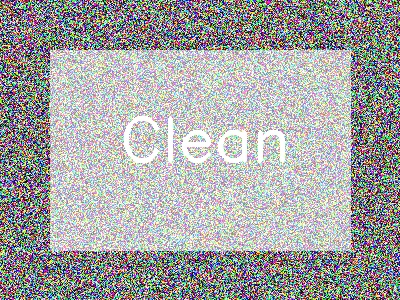
#> input picture assets/sample-images/noisy/noisy-gaussian.jpg, 400 x 300 px
$ jupyter execute --allow-errors 05-filtering.ipynb   (older library calls are emulated)
#> lines starting #> are read from the running program, lines starting #| are printed output that depends on the picture
### src/utils/io_helpers.py
#                    _ooOoo_
#                   o8888888o
#                   88" . "88
#                   (| -_- |)
#                   O\  =  /O
#                ____/`---'\____
#              .'  \|     |//  `.
#             /  \|||  :  |||//             /  _||||| -:- |||||-             |   | \\  -  /// |   |
#            | \_|  ''\---/''  |   |
#            \  .-\__  `-`  ___/-. /
#          ___`. .'  /--.--\  `. . __
#       ."" '<  `.___\_<|>_/___.'  >'"".
#      | | :  `- \`.;`\ _ /`;.`/ - ` : | |
#      \  \ `-.   \_ __\ /__ _/   .-` /  /
# ======`-.____`-.___\_____/___.-`____.-'======
#                    `=---='
# ^^^^^^^^^^^^^^^^^^^^^^^^^^^^^^^^^^^^^^^^^^^^^
#             佛祖保佑       永无BUG

"""
OpenCV中文路径辅助工具

解决OpenCV的cv2.imread()和cv2.imwrite()不支持中文路径的问题
"""

import cv2
import numpy as np
import os


def imread_chinese(path, flags=-1):
    """
    读取包含中文路径的图片

    参数:
        path: 图片路径（支持中文）
        flags: 读取标志，默认为-1（保持原格式）
               cv2.IMREAD_COLOR (-1): 彩色图（默认）
               cv2.IMREAD_GRAYSCALE (0): 灰度图
               cv2.IMREAD_UNCHANGED (1): 包含alpha通道

    返回:
        img: 图片数组，如果读取失败返回None
    """
#> called with flags = -1
    if not os.path.exists(path):
        return None
    img = cv2.imdecode(np.fromfile(path, dtype=np.uint8), flags)
#> img is the input picture: shape (300, 400, 3); mean B, G, R 163.8, 164, 163.8
    return img


# [18 lines left out: function imwrite_chinese, not called in this run]


def get_image_path(relative_path, attempts=['../assets/', '../../assets/', 'assets/']):
    """
    智能获取图片路径（尝试多个可能的相对路径）

    参数:
        relative_path: 相对路径，如 'sample-images/basic/landscape.jpg'
        attempts: 尝试的路径前缀列表

    返回:
        str: 找到的完整路径，如果都找不到返回None
    """
    for prefix in attempts:
        full_path = os.path.join(prefix, relative_path)
        if os.path.exists(full_path):
            return full_path
    return None


# [21 lines left out: function load_image_or_exit, not called in this run]

### src/notebooks/05-filtering.ipynb
# OpenCV示例：图像滤波与增强

[cell 1]
import cv2
import numpy as np
import sys
import os

# 添加utils目录到路径（兼容中文路径和Jupyter）
if "__file__" in globals():
    utils_path = os.path.join(os.path.dirname(__file__), "..", "utils")
else:
    utils_path = os.path.abspath(os.path.join("..", "utils"))
if os.path.exists(utils_path):
    sys.path.append(utils_path)
    from io_helpers import imread_chinese, get_image_path

print("图像滤波与边缘检测")

# 读取含噪图片（使用中文路径兼容函数）
img_path = get_image_path('sample-images/noisy/noisy-gaussian.jpg')
if img_path:
    img = imread_chinese(img_path)

if img is None or img_path is None:
    print("警告：无法读取含噪图片，生成测试图片...")
    # 生成测试图片
    clean = np.zeros((300, 400, 3), dtype=np.uint8)
    cv2.rectangle(clean, (50, 50), (350, 250), (128, 128, 128), -1)
    cv2.putText(clean, 'Test Image', (100, 160),
               cv2.FONT_HERSHEY_SIMPLEX, 2, (255, 255, 255), 3)
    # 添加噪声
    noise = np.random.normal(0, 30, clean.shape).astype(np.uint8)
    img = cv2.add(clean, noise)

[cell 2]
print("\n1. 图像平滑（去噪）")

# 均值滤波
blur_mean = cv2.blur(img, (5, 5))
print("  [OK] 均值滤波 (5x5)")

# 高斯滤波
blur_gaussian = cv2.GaussianBlur(img, (5, 5), 0)
print("  [OK] 高斯滤波 (5x5)")

# 中值滤波
blur_median = cv2.medianBlur(img, 5)
print("  [OK] 中值滤波 (5x5)")

# 双边滤波（美颜效果）
blur_bilateral = cv2.bilateralFilter(img, 15, 80, 80)
print("  [OK] 双边滤波")

[cell 3]
print("\n2. 对比显示滤波效果")

# 创建对比图
row1 = np.hstack([img,
                  blur_mean,
                  blur_gaussian])
row2 = np.hstack([blur_median,
                  blur_bilateral])

#> (the rest of this cell did not finish here and is left out)

[cell 4]
print("\n3. 图像锐化")

# 读取模糊图片（或使用原图）
blur_img = cv2.GaussianBlur(img, (15, 15), 0)

# 定义锐化核
kernel_sharpen = np.array([
    [-1, -1, -1],
    [-1,  9, -1],
    [-1, -1, -1]
])

# 应用锐化
sharpened = cv2.filter2D(blur_img, -1, kernel_sharpen)
print("  [OK] 锐化处理")

# 拉普拉斯锐化
laplacian = cv2.Laplacian(blur_img, cv2.CV_64F)
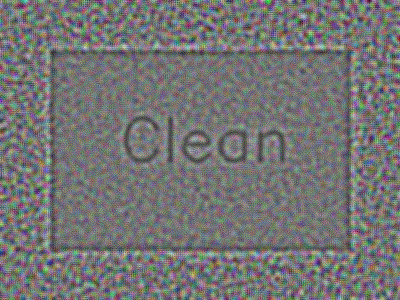
#> laplacian: shape (300, 400, 3) float64; mean B, G, R 0.000833, 0.000217, 0.000958; drawn with min black and max white
laplacian = np.uint8(np.absolute(laplacian))
sharpened_lap = cv2.add(blur_img, laplacian)
print("  [OK] 拉普拉斯锐化")

# 显示对比
row = np.hstack([blur_img, sharpened, sharpened_lap])
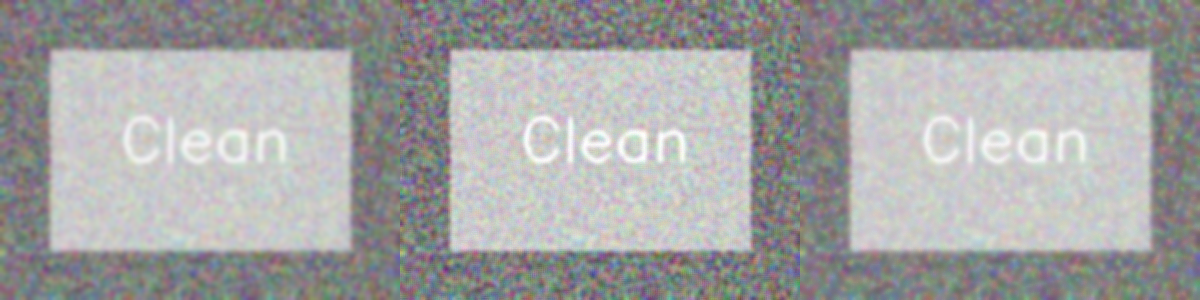
#> row: shape (300, 1200, 3); mean B, G, R 164.4, 164.6, 164.4
row = cv2.resize(row, None, fx=0.6, fy=0.6)
#> row: shape (180, 720, 3)
cv2.imshow('Sharpening Comparison', row)
cv2.waitKey(0)
cv2.destroyAllWindows()

[cell 5]
print("\n4. 边缘检测")

# 转灰度
gray = cv2.cvtColor(img, cv2.COLOR_BGR2GRAY)
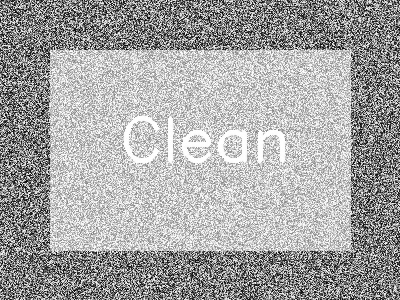
#> gray: shape (300, 400); min 1, max 255, mean 163.9

# Sobel边缘检测
sobelx = cv2.Sobel(gray, cv2.CV_64F, 1, 0, ksize=3)
sobelx = np.uint8(np.absolute(sobelx))
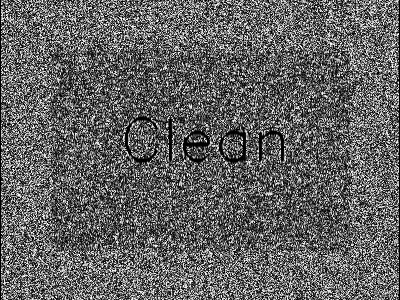
#> sobelx: shape (300, 400); min 0, max 255, mean 99.3

sobely = cv2.Sobel(gray, cv2.CV_64F, 0, 1, ksize=3)
sobely = np.uint8(np.absolute(sobely))
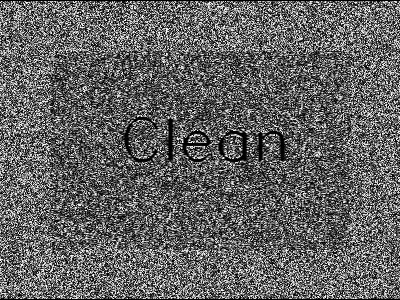
#> sobely: shape (300, 400); min 0, max 255, mean 99.2

sobel_combined = cv2.addWeighted(sobelx, 0.5, sobely, 0.5, 0)
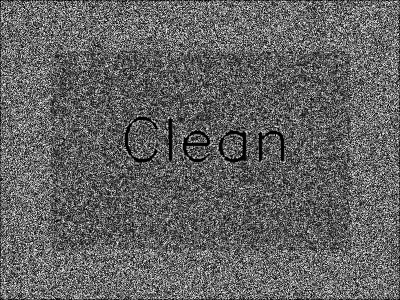
#> sobel_combined: shape (300, 400); min 0, max 254, mean 99.2

print("  [OK] Sobel边缘检测")

# Canny边缘检测
edges = cv2.Canny(gray, 50, 150)
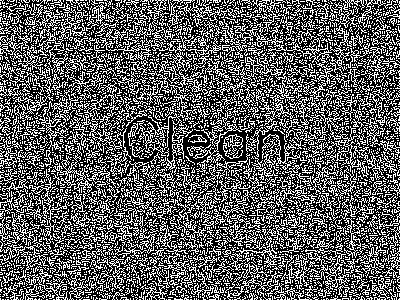
#> edges: shape (300, 400); 36.6% white in thin lines or dots
print("  [OK] Canny边缘检测 (50, 150)")

# 自动阈值Canny
median = np.median(gray)
#> median = 176
lower = int(max(0, 0.7 * median))
#> lower = 123
upper = int(min(255, 1.3 * median))
#> upper = 228
edges_auto = cv2.Canny(gray, lower, upper)
#> edges_auto: shape (300, 400); 36% white in thin lines or dots
print(f"  [OK] Canny自动阈值 ({lower}, {upper})")
#|   [OK] Canny自动阈值 (123, 228)

# 显示边缘检测结果
row1 = np.hstack([cv2.cvtColor(gray, cv2.COLOR_GRAY2BGR),
                  cv2.cvtColor(sobelx, cv2.COLOR_GRAY2BGR),
                  cv2.cvtColor(sobely, cv2.COLOR_GRAY2BGR)])
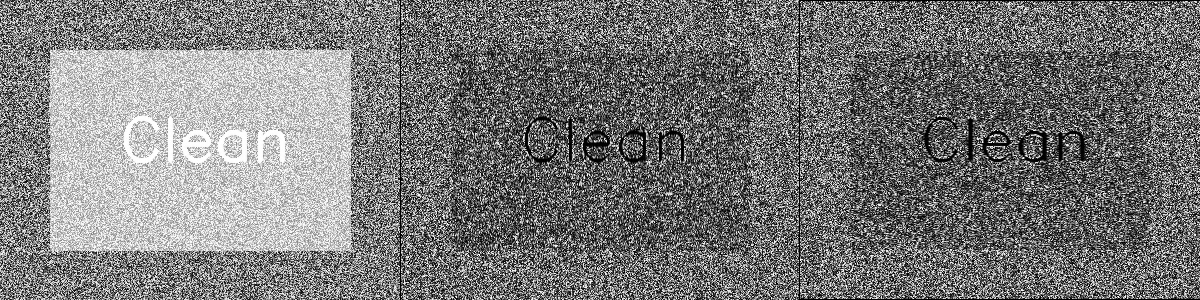
#> row1: shape (300, 1200, 3); min 0, max 255, mean 120.8
row2 = np.hstack([cv2.cvtColor(sobel_combined, cv2.COLOR_GRAY2BGR),
                  cv2.cvtColor(edges, cv2.COLOR_GRAY2BGR),
                  cv2.cvtColor(edges_auto, cv2.COLOR_GRAY2BGR)])
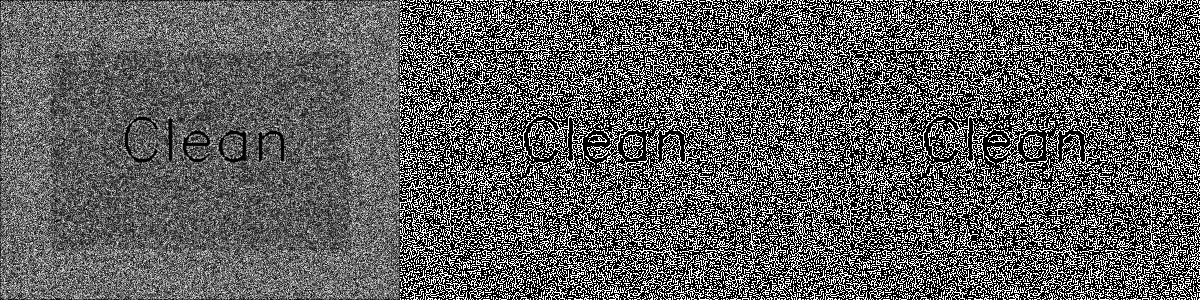
#> row2: shape (300, 1200, 3); min 0, max 255, mean 94.8

result = np.vstack([row1, row2])
result = cv2.resize(result, None, fx=0.5, fy=0.5)
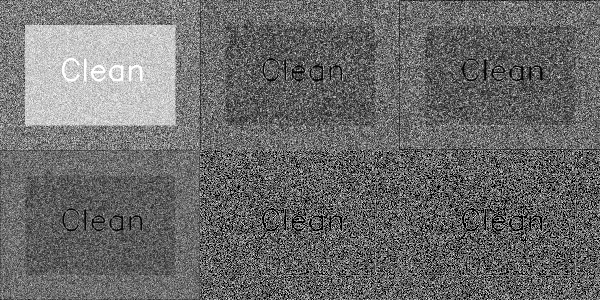
#> result: shape (300, 600, 3); min 0, max 255, mean 108

cv2.imshow('Edge Detection', result)
cv2.waitKey(0)
cv2.destroyAllWindows()

$ run again, with assets/sample-images/noisy/noisy-salt-pepper.jpg copied over assets/sample-images/noisy/noisy-gaussian.jpg
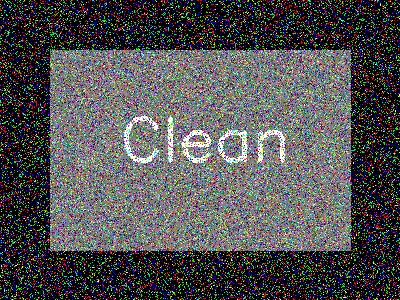
#> input picture assets/sample-images/noisy/noisy-salt-pepper.jpg, 400 x 300 px
#> in imread_chinese, img is the input picture: shape (300, 400, 3); mean B, G, R 83.3, 81.5, 82.8
#> `edges = cv2.Canny(gray, 50, 150)`:
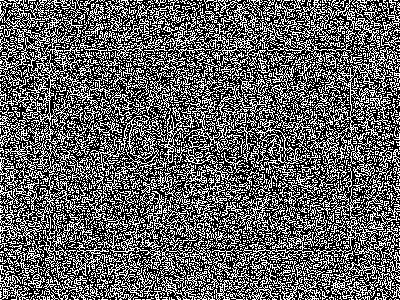
#> edges: shape (300, 400); 38% white in thin lines or dots
#> median = 86
#> lower = 60
#> upper = 111
#> edges_auto: shape (300, 400); 38% white in thin lines or dots
#|   [OK] Canny自动阈值 (60, 111)
#> `result = cv2.resize(result, None, fx=0.5, fy=0.5)`:
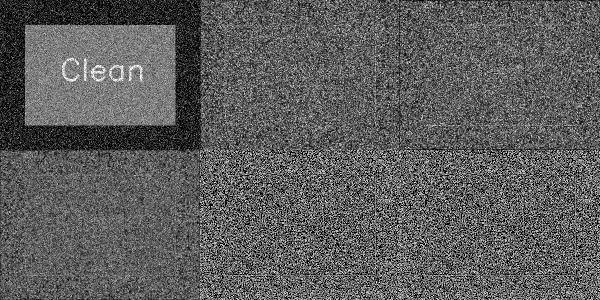
#> result: shape (300, 600, 3); min 0, max 255, mean 92.6
